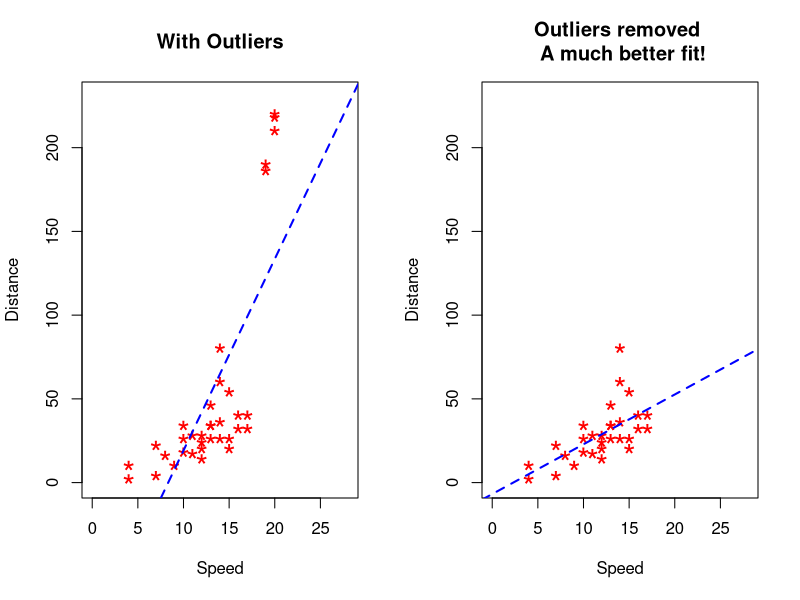

Recreate this plot in R.
# Outliers example
# Cars dataset is built in RStudio
# Load the car dataset
cars
cars1 <- cars[1:30,] #first 30 rows of car dataset
head(cars1)

# Now we will introduce additional data points that are outliers
car_outliers <- data.frame(speed=c(19,19,20,20,20), dist=c(190,186,210,220,218)) # introduced the outliers
head(car_outliers)

cars2 <- rbind(cars1, car_outliers)
help("par") # set or query graphical parameters
par(mfrow = c(1,2))
plot(cars2$speed, cars2$dist, xlim = c(0,28), ylim = c(0,230), main = "With Outliers",
     xlab = "Speed", ylab = "Distance", pch ="*", col="red", cex = 2)
abline(lm(dist~speed, data = cars2), col="blue", lwd = 2, lty = 2)

# Plot of original data without outliers. Note the change in slope(angle) of best fit line.
plot(cars1$speed, cars1$dist, xlim = c(0,28), ylim = c(0,230), main = "Outliers removed \n A much better fit!",
     xlab = "Speed", ylab = "Distance", pch ="*", col="red", cex = 2)
abline(lm(dist~speed, data = cars1), col="blue", lwd = 2, lty = 2)
